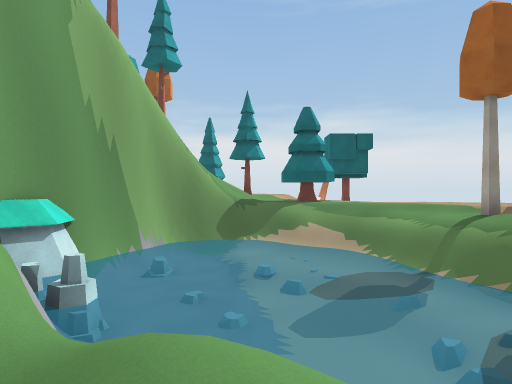
[1] (above)

13 first-person views from a walk through a 3-D level made in the Unity game engine. The camera is 1.3 m above the floor, looks level and sees 75° across. The floor is counted in squares, 2 m on a side. Each view is taken from the middle of a square. On the plan, view 1 faces up. The plan holds only what a view shows up to about 10 squares ahead; the rest is blank. The place goes on beyond the plan. The player is left out. Some surface patterns are stand-ins.

[2]
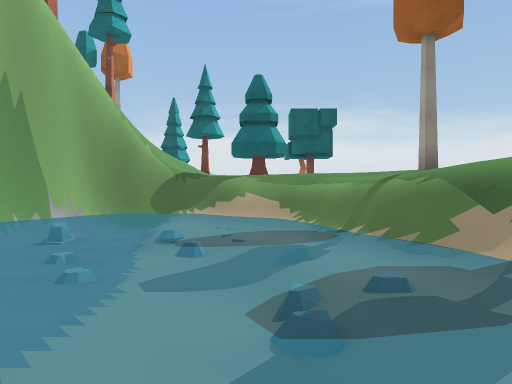

[3]
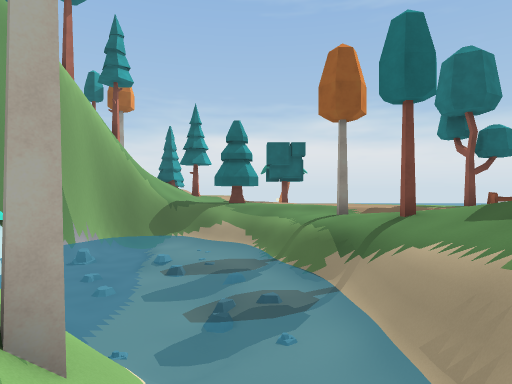

[4]
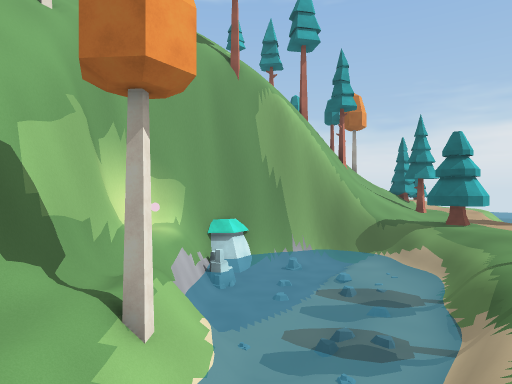

[5]
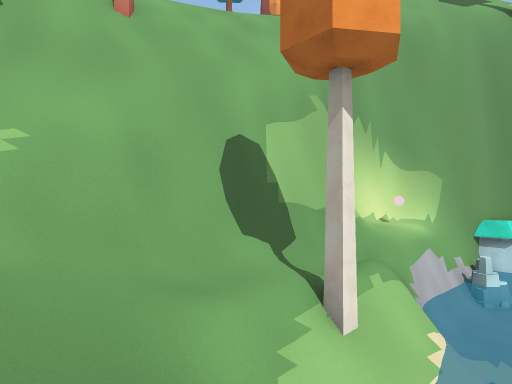

[6]
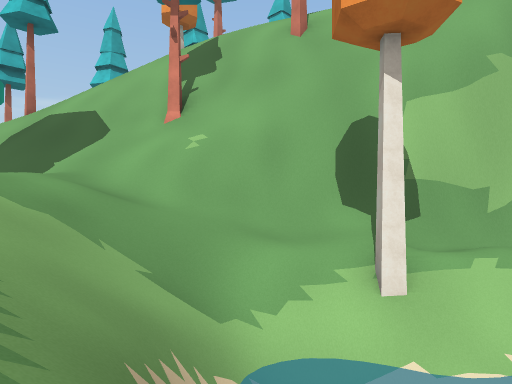

[7]
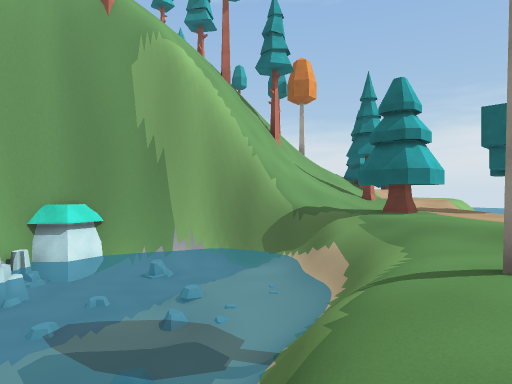

[8]
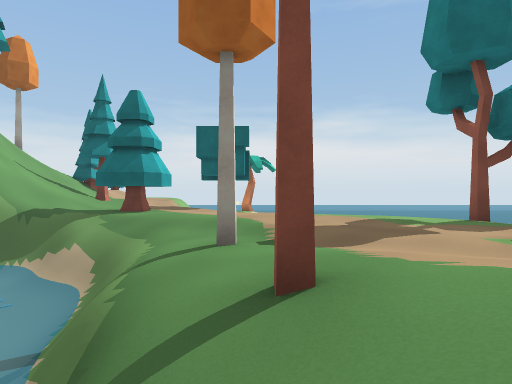

[9]
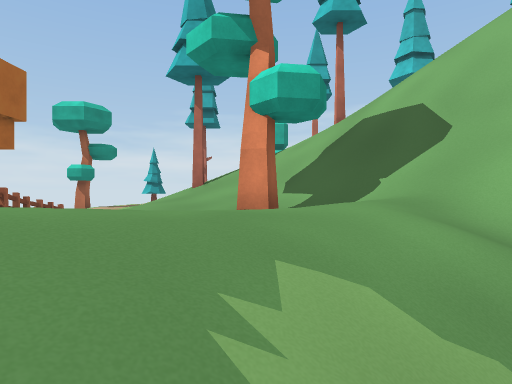

[10]
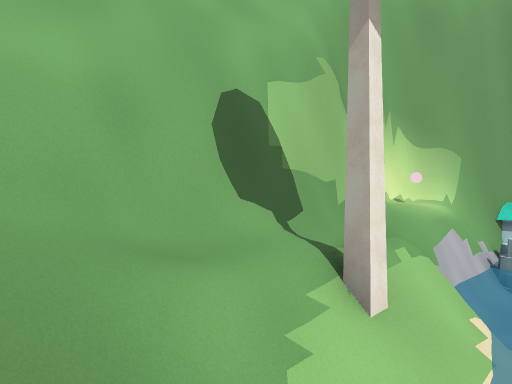

[11]
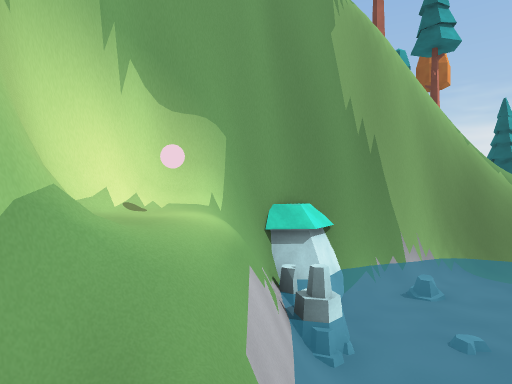

[12]
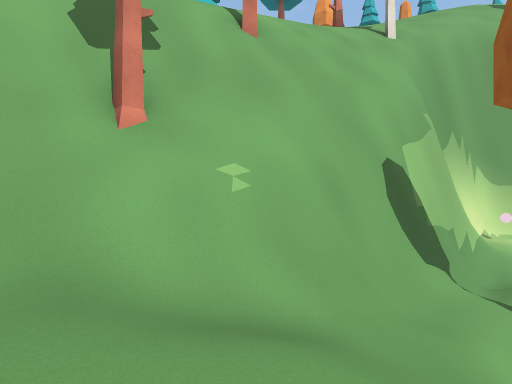

[13]
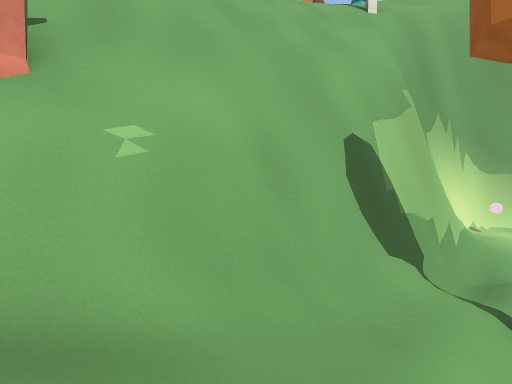

### Floor plan
Key: @ floor where view 1 was taken; # wall or solid block; . main floor; : floor 0.75 m higher than the main floor; - floor 0.75 m lower than the main floor; + floor 1.5 m higher than the main floor; * floor 2.5 m higher than the main floor; % floor 5.5 m higher than the main floor; / step, stairs or slope; = window, fence, low wall or low ledge; ~ liquid the walk can cross; ≈ liquid the walk keeps out of; v drop or lower ground; O other object.
Columns run from 6 left of view 1 to 6 right of it. Each row starts with its distance up from view 1.
 15          ..
 14         ##.
 13     #//:##...
 12    ##v=//::..
 11  vv#≈≈≈///...
 10  vv#≈≈~~///..
  9  vv≈≈≈~~~≈/..
  8  vv≈≈≈≈≈~~/#O
  7 vv≈≈≈≈≈≈≈~=..
  6 vv≈≈≈≈≈≈≈~v..
  5 v#v≈≈≈≈≈≈~≈=O
  4  #=v≈≈≈≈≈≈~v/
  3  ##Ov≈≈≈≈≈~v/
  2  ≈##=v≈≈≈≈~v/
  1  v≈≈#..//~~v/
  0  Ov≈≈#@#-~~#/
 -1  //v≈≈#//////
 -2  //vv≈##/////
 -3   /vv%###///*
 -4   //Ov#==//**
 -5    //v##///*
 -6     /vvO///
 -7      /v##//+O
 -8       /v#=//*

Positions as (right, up) in squares from view 1, and headings:
1: (0, 0), facing up
2: (2, 1), facing up
3: (3, -2), facing up
4: (6, -2), facing up-left
5: (6, -1), facing left
6: (6, 2), facing down-left
7: (6, 4), facing up-left
8: (6, 3), facing up
9: (6, -1), facing down
10: (5, -1), facing left
11: (0, 1), facing up-left
12: (6, -4), facing left
13: (5, -3), facing left
